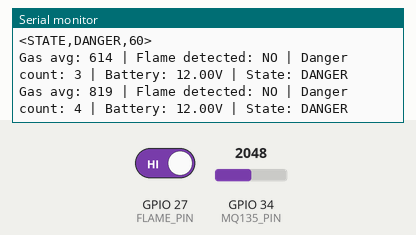
The sketch below on a simulated ESP32. Shown: the last lines printed to the serial monitor. Inputs (shaded band) come from the test bench; at power-on: GPIO 34 (MQ135_PIN) = 2048, GPIO 27 (FLAME_PIN) HIGH.

Above: at 2.2 s.
2.3 s: GPIO 34 (MQ135_PIN) set to 109
At 2.44 s:
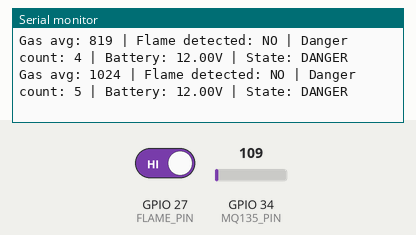
3.8 s: GPIO 34 (MQ135_PIN) set to 94
At 5.77 s:
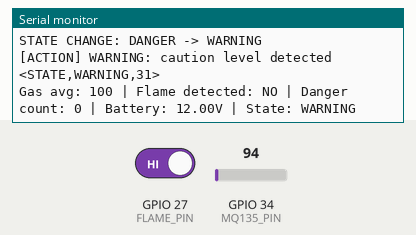
Timing chart, 0 to 7.3 s (numbered marks = the images above; inputs shaded):
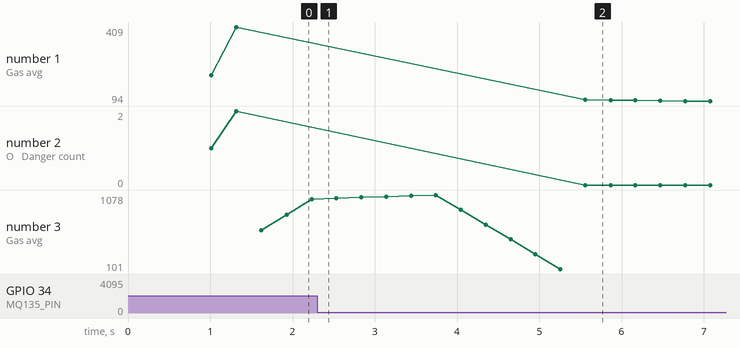

Measured:
- the behaviour switches between 101 and 100 on GPIO 34 (MQ135_PIN) (found by bisection; images 1 and 2)
- after the input at 3.8 s, the serial monitor: prints a new line after 0.25 s (image 2)
- plotted number 1: 409 → 94 after the input at 3.8 s
- plotted number 2: 2 → 0 after the input at 3.8 s
- plotted number 3: 1024 → 1078 after the input at 2.3 s, 1078 → 101 after the input at 3.8 s

The sketch:

AMR_state_v6_ino.ino
```cpp
/*
 * File: AMR_state_v6.ino
 * Target: ESP32 #1 (AMR)
 *
 * Role:
 * - MQ-135 가스 센서와 KY-026 불꽃 센서를 읽는다.
 * - 센서값을 기반으로 AMR 상태를 SAFE / WARNING / DANGER / STOP으로 판단한다.
 * - RPi 5가 읽을 수 있는 표준 메시지 형식으로 상태를 전송한다.
 *
 * Important:
 * - 이 코드는 ESP32 #1 AMR 전용 코드이다.
 * - ESP32 #2 ARM의 서보, 그리퍼, 출력장치 로직과 절대 섞지 않는다.
 * - RPi가 전체 시스템을 중재하므로 ESP32끼리 직접 통신하지 않는다.
 *
 * Message Format:
 *   <STATE,VALUE,CS>
 *
 * Example:
 *   <STATE,SAFE,1A>
 *   <STATE,WARNING,4F>
 *   <STATE,DANGER,5A>
 *   <STATE,STOP,3C>
 *
 * Checksum Rule:
 * - '<' 와 '>' 는 제외한다.
 * - "STATE,VALUE" 문자열만 XOR 계산한다.
 *
 * System Flow:
 * Sensor Input
 *   → Moving Average Filtering
 *   → Persistence Filter
 *   → Safety Check
 *   → State Decision
 *   → Checksum
 *   → Serial Message Output
 */

#include <Arduino.h>

// ======================================================
// Pin Settings
// ======================================================

// MQ-135 가스 센서 아날로그 입력 핀
const int MQ135_PIN = 34;

// KY-026 불꽃 센서 디지털 입력 핀
// 일반적으로 KY-026은 불꽃 감지 시 LOW(0)가 나오는 경우가 많다.
const int FLAME_PIN = 27;

// ======================================================
// Gas Sensor Threshold Settings
// ======================================================

// WARNING 기준값
// 실제 환경에서 MQ-135 값이 어느 정도 나오는지 보고 조정해야 한다.
const int GAS_WARNING_THRESHOLD = 50;

// DANGER 기준값
// 이 값 이상이 연속으로 감지되면 DANGER 후보가 된다.
const int GAS_DANGER_THRESHOLD = 100;

// ======================================================
// Filtering Settings
// ======================================================

// Moving Average에 사용할 샘플 개수
// 값이 클수록 안정적이지만 반응이 느려진다.
const int SAMPLE_COUNT = 10;

// 센서 읽기 주기
const int READ_DELAY_MS = 300;

// DANGER 조건이 몇 번 연속 감지되어야 실제 DANGER로 볼 것인지 결정
// 순간적인 노이즈 때문에 바로 DANGER가 되는 것을 방지한다.
const int DANGER_COUNT_THRESHOLD = 3;

// ======================================================
// Battery Safety Settings
// ======================================================

// 3S LiPo cutoff 기준
// 3S LiPo는 셀당 3.3V 기준으로 9.9V 이하가 되면 보호가 필요하다.
const float LIPO_CUTOFF_VOLTAGE = 9.9;

// 현재는 전압 측정 회로가 없을 수 있으므로 임시값을 사용한다.
// 나중에 전압 분배 회로를 연결하면 analogRead 기반으로 교체한다.
float currentBatteryVoltage = 12.0;

// ======================================================
// State Definition
// ======================================================

enum AmrState {
  STATE_SAFE,
  STATE_WARNING,
  STATE_DANGER,
  STATE_STOP
};

// ======================================================
// Global Variables for Moving Average
// ======================================================

int gasSamples[SAMPLE_COUNT];
int sampleIndex = 0;
long gasSum = 0;

// DANGER 조건이 연속으로 감지된 횟수
int dangerCount = 0;

// 이전 상태 저장
// 상태 변화가 있을 때만 RPi용 메시지를 보내기 위해 사용한다.
AmrState previousState = STATE_SAFE;

// ======================================================
// Function Declarations
// ======================================================

int readGasAverage();
bool isFlameDetected();
AmrState evaluateAmrState(int gasAverage, bool flameDetected, float batteryVoltage);

String stateToString(AmrState state);
byte calculateChecksum(const String& payload);
void printChecksum(byte checksum);
void sendStateMessage(AmrState state);

void printDebugInfo(int gasAverage, bool flameDetected, AmrState currentState);
void handleStateChange(AmrState currentState);

// ======================================================
// Setup
// ======================================================

void setup() {
  Serial.begin(115200);
  delay(1000);

  pinMode(MQ135_PIN, INPUT);
  pinMode(FLAME_PIN, INPUT);

  // Moving Average 배열 초기화
  for (int i = 0; i < SAMPLE_COUNT; i++) {
    gasSamples[i] = 0;
  }

  Serial.println("AMR_state_v6 start");
  Serial.println("Target: ESP32 #1 AMR");
  Serial.println("Sensors: MQ-135 + KY-026");

  // 시작 시 기본 상태를 RPi에 알린다.
  sendStateMessage(STATE_SAFE);
}

// ======================================================
// Main Loop
// ======================================================

void loop() {
  // 1. 센서값 읽기
  int gasAverage = readGasAverage();
  bool flameDetected = isFlameDetected();

  // 2. 센서값과 안전 조건을 기반으로 현재 상태 판단
  AmrState currentState = evaluateAmrState(
    gasAverage,
    flameDetected,
    currentBatteryVoltage
  );

  // 3. 상태가 바뀐 경우에만 RPi용 상태 메시지 송신
  if (currentState != previousState) {
    handleStateChange(currentState);
    previousState = currentState;
  }

  // 4. 사람이 확인하기 위한 디버그 출력
  printDebugInfo(gasAverage, flameDetected, currentState);

  delay(READ_DELAY_MS);
}

// ======================================================
// Sensor Reading Functions
// ======================================================

int readGasAverage() {
  int gasRaw = analogRead(MQ135_PIN);

  // 기존 샘플 제거
  gasSum -= gasSamples[sampleIndex];

  // 새 샘플 저장
  gasSamples[sampleIndex] = gasRaw;

  // 새 샘플 반영
  gasSum += gasRaw;

  // 다음 위치로 이동
  sampleIndex = (sampleIndex + 1) % SAMPLE_COUNT;

  // 평균값 반환
  return gasSum / SAMPLE_COUNT;
}

bool isFlameDetected() {
  int flameValue = digitalRead(FLAME_PIN);

  // KY-026은 모듈에 따라 불꽃 감지 시 LOW가 나오는 경우가 많다.
  // 현재 v5 코드 기준 flameValue == 0을 불꽃 감지로 유지한다.
  return flameValue == LOW;
}

// ======================================================
// State Evaluation
// ======================================================

AmrState evaluateAmrState(int gasAverage, bool flameDetected, float batteryVoltage) {
  // 최우선 안전 조건
  // 배터리 전압이 cutoff 이하라면 센서 상태와 관계없이 STOP으로 전환한다.
  if (batteryVoltage <= LIPO_CUTOFF_VOLTAGE) {
    return STATE_STOP;
  }

  // DANGER 후보 조건
  // 불꽃이 감지되거나 가스 평균값이 DANGER 기준을 넘으면 위험 후보로 본다.
  bool dangerNow = flameDetected || (gasAverage > GAS_DANGER_THRESHOLD);

  if (dangerNow) {
    dangerCount++;
  } else {
    dangerCount = 0;
  }

  // DANGER 조건이 연속으로 일정 횟수 이상 감지되어야 실제 DANGER로 판단한다.
  if (dangerCount >= DANGER_COUNT_THRESHOLD) {
    return STATE_DANGER;
  }

  // WARNING 조건
  // 가스값이 WARNING 이상이지만 DANGER 확정 전이면 WARNING으로 판단한다.
  if (gasAverage > GAS_WARNING_THRESHOLD) {
    return STATE_WARNING;
  }

  return STATE_SAFE;
}

// ======================================================
// Message Functions
// ======================================================

String stateToString(AmrState state) {
  switch (state) {
    case STATE_SAFE:
      return "SAFE";

    case STATE_WARNING:
      return "WARNING";

    case STATE_DANGER:
      return "DANGER";

    case STATE_STOP:
      return "STOP";

    default:
      return "UNKNOWN";
  }
}

byte calculateChecksum(const String& payload) {
  byte checksum = 0;

  // payload의 각 문자를 ASCII 값 기준으로 XOR 누적한다.
  for (int i = 0; i < payload.length(); i++) {
    checksum ^= payload[i];
  }

  return checksum;
}

void printChecksum(byte checksum) {
  // checksum은 항상 16진수 2자리로 출력한다.
  // 예: A가 아니라 0A
  if (checksum < 0x10) {
    Serial.print("0");
  }

  Serial.print(checksum, HEX);
}

void sendStateMessage(AmrState state) {
  String stateText = stateToString(state);
  String payload = "STATE," + stateText;
  byte checksum = calculateChecksum(payload);

  Serial.print("<");
  Serial.print(payload);
  Serial.print(",");
  printChecksum(checksum);
  Serial.println(">");
}

// ======================================================
// State Change Handler
// ======================================================

void handleStateChange(AmrState currentState) {
  Serial.print("STATE CHANGE: ");
  Serial.print(stateToString(previousState));
  Serial.print(" -> ");
  Serial.println(stateToString(currentState));

  if (currentState == STATE_SAFE) {
    Serial.println("[ACTION] SAFE: monitoring normally");
  } else if (currentState == STATE_WARNING) {
    Serial.println("[ACTION] WARNING: caution level detected");
  } else if (currentState == STATE_DANGER) {
    Serial.println("[ACTION] DANGER: emergency condition detected");
  } else if (currentState == STATE_STOP) {
    Serial.println("[ACTION] STOP: safety cutoff activated");
  }

  sendStateMessage(currentState);
}

// ======================================================
// Debug Output
// ======================================================

void printDebugInfo(int gasAverage, bool flameDetected, AmrState currentState) {
  Serial.print("Gas avg: ");
  Serial.print(gasAverage);

  Serial.print(" | Flame detected: ");
  Serial.print(flameDetected ? "YES" : "NO");

  Serial.print(" | Danger count: ");
  Serial.print(dangerCount);

  Serial.print(" | Battery: ");
  Serial.print(currentBatteryVoltage);
  Serial.print("V");

  Serial.print(" | State: ");
  Serial.println(stateToString(currentState));
}
```
